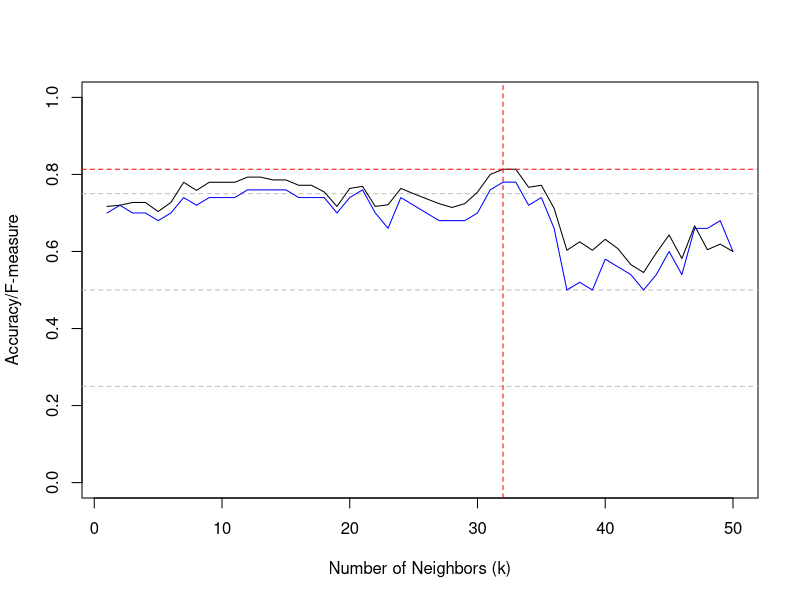

Generate this figure with R:
# ----------------------------------------------------------------------------
# Script | final report | Data Science: Capstone course
# Title: Using machine learning to predict thermostable enzymes for
#        second-generation biofuel production based on structural signatures
# Date: 12/25/2019 (yes, I'm finishing this during Christmas)
# Author: Diego Mariano
# ----------------------------------------------------------------------------

# loading the libraries ------------------------------------------------------

if(!require(tidyverse)) install.packages("tidyverse", repos = "http://cran.us.r-project.org")
if(!require(caret)) install.packages("caret", repos = "http://cran.us.r-project.org")
if(!require(data.table)) install.packages("data.table", repos = "http://cran.us.r-project.org")

library(tidyverse)
library(caret)
# for some strange reason, I had to install this package:
# install.packages('e1071', dependencies=TRUE)


# Importing data ---------------------------------------------------------------------
# File type: csv files generated using aCSM tool
# Description: each file contains structural signature vectors of 
#              enzymes used in biofuel production
# t = thermo | nt = not thermo 
t = read.csv("t.csv", header=FALSE)
nt = read.csv("nt.csv", header=FALSE)


# separing train and test 50/50 ------------------------------------------------------
t_train = t[1:50,]
t_test = t[51:100,]

nt_train = nt[1:50,]
nt_test = nt[51:100,]

# Joining train and test ------------------------------------------------------------
train = rbind(t_train,nt_train)
test = rbind(t_test,nt_test)

# Labels ----------------------------------------------------------------------------
l1 = matrix(nrow=50, data="t")
l2 = matrix(nrow=50, data="nt")
labels = rbind(l1,l2)


# TEST 1: guessing the results ----------------------------------------------------
# Description: before constructing the model, I tested my "R habilities" trying to 
#              guess the results. It was (obviously) expected accuracy of ~0.5 :p
y = labels
x = train

# Generating random values using sample function
y_hat = sample(c("t", "nt"), length(y), replace = TRUE)

# overall accuracy
mean(y_hat == y)

# calculating f-measure
F_meas(data=factor(y_hat), reference=factor(y))

# generating confusion matrix
confusionMatrix(data=factor(y_hat), reference=factor(y))

# everything appear ok... I obtained the expected results... 


# ------------------------ the magic starts here ------------------------------------

# declaring variables (I don't know if it is necessary)

acc  = c()  # accuracy
sens = c()  # sensibility
spec = c()  # specificity
fmea = c()  # f-measure

# Separating  "train" dataset: (1) train_final and (2) validation -------------------------------
# Description: I used this to define the best parameters for KNN
#              My objective is to avoid using the test dataset for parameterization.
#              I know that I could implement cross-validation, but due to "technical difficulties"
#              (why is R so complicated?), I decided to implement a simpler strategy

train_final = rbind(train[1:25, ],train[51:75, ])
validation = rbind(train[26:50, ],train[76:100, ]) 

label_train_final = c(labels[1:25, ],labels[51:75, ])
label_validation = c(labels[26:50, ],labels[76:100, ])

# determining the best k value for KNN ----------------------------------------------------
# I tested values from 1 to 50 
for(k in 1:50){
  #print(i)
  
  # training with train_final dataset
  knn_fit = knn3(train_final, factor(label_train_final), k = k)
  
  # checking using validation
  y_hat_knn = predict(knn_fit, validation, type="class")
  
  # and calculating the best metrics
  # confusionMatrix(data=y_hat_knn, reference = factor(label_validation))$overall['Accuracy']
  acc = c(acc,mean(y_hat_knn == label_validation))
  spec = c(spec,specificity(factor(y_hat_knn), factor(label_validation)))
  sens = c(sens,sensitivity(factor(y_hat_knn), factor(label_validation)))
  fmea = c(fmea, F_meas(data=factor(y_hat_knn), reference=factor(label_validation)))
}


# ploting overall accuracy and f-measure ------------------------------------------------------------------
plot(acc, type="n", col="blue", ylim=c(0,1), ylab="Accuracy/F-measure", xlab="Number of Neighbors (k)")
abline(h=c(0.25,0.5,0.75), col="grey", lty="dashed")
lines(acc, type="l", col="blue", lty="solid")
lines(fmea, type="l", col="black", lty="solid" )
abline(h=0.8135, col="red", lty="dashed")
abline(v=c(32), col="red", lty="dashed")

# -------------------------------------------------
# k = 32 appears to be the best k value
# -------------------------------------------------


# I also ploted other metrics, remove the comments if you wanna see
# plot(spec, type="n", col="red", ylim=c(0,1), ylab="Specificity", xlab="Number of Neighbors (k)")
# abline(h=c(0.25,0.5,0.75), col="grey", lty="dashed")
# lines(spec, type="l", col="red", lty="dashed")
# 
# plot(sens, type="n", col="green", ylim=c(0,1), ylab="Sensitivity", xlab="Number of Neighbors (k)")
# abline(h=c(0.25,0.5,0.75), col="grey", lty="dashed")
# lines(sens, type="l", col="green", lty="dashed" )
# 
# plot(fmea, type="n", col="black", ylim=c(0,1), ylab="F-measure", xlab="Number of Neighbors (k)")
# #plot(34,0.82,type="o", col="black", ylim=c(0,1), xlim=c(0,100))
# abline(h=c(0.25,0.5,0.75), col="grey", lty="dashed")
# lines(fmea, type="l", col="black", lty="dashed" )


# --------------------------------- CONSTRUCTING THE MODEL -----------------------------------------
# USING KNN 
# Training: "train" dataset
# Test: "test" dataset

knn_fit = knn3(train, factor(labels), k = 32)
y_hat_knn = predict(knn_fit, test, type="class")

# metrics for evaluation
confusionMatrix(data=y_hat_knn, reference = factor(labels))
F_meas(data=y_hat_knn, reference = factor(labels))


# -------------------------------------------- END ---------------------------------------------